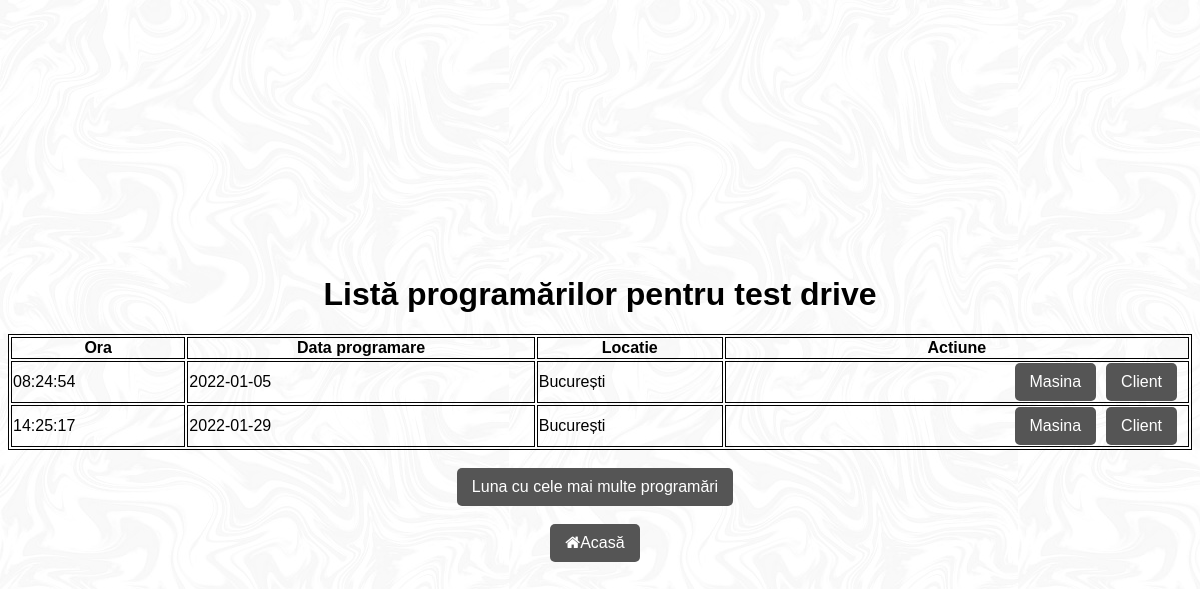
Screenshot of /programari.php with the database file from the repository.
### tables this page shows
CREATE TABLE `programare` (
  `programareID` int(11) NOT NULL,
  `ora` time NOT NULL,
  `data_programare` date NOT NULL,
  `locatie` varchar(50) NOT NULL
);

### programari.php (the view, shortened to what this page needs)
<!DOCTYPE html>
<html>
<head>
     <link rel="stylesheet" type="text/css" href="style.css">
<link rel="stylesheet" href="https://cdnjs.cloudflare.com/ajax/libs/font-awesome/4.7.0/css/font-awesome.min.css">
</head>
<?php
include "config.php";
$sql = "SELECT * FROM programare";
$result = $con->query($sql);
?>
<body>
  <?php
if (mysqli_num_rows($result) > 0) {
?>
     <h1 style="color:black;">Listă programărilor pentru test drive</h1>
       <table style="width:100%">
  <tr>
    <th>Ora</th>
    <th>Data programare</th>
    <th>Locatie</th>
    <th>Actiune</th>
  </tr>
<?php
      while($row = mysqli_fetch_array($result)) {
      ?>
    <tr>
    <td><?php echo $row["ora"]; ?></td>
    <td><?php echo $row["data_programare"]; ?></td>
    <td><?php echo $row["locatie"]; ?></td>
    <td><a href="client_programat.php?programareID=<?php echo $row["programareID"]; ?>">Client
      <a href="masina_programata.php?programareID=<?php echo $row["programareID"]; ?>">Masina</a>
    </td>
      </tr>
      <?php
      }
      ?>
</table>
<?php
}
else
{
    echo "No result found";
}
?>
<br>
    <a href="luna_ocupata_sub3.php">Luna cu cele mai multe programări</a>&nbsp;
    <a class="button" href="home.php"><i class="fa fa-home"></i>Acasă</a>
</body>
</html>

### style.css (style rules this page uses)
body { background: #ccffcc; display: flex; justify-content: center; align-items: center; height: 100vh; flex-direction: column; }
* { font-family: sans-serif; box-sizing: border-box; }
h1 { text-align: center; color: #fff; }
a { float: right; background: #555; padding: 10px 15px; color: #fff; border-radius: 5px; margin-right: 10px; border: none; text-decoration: none; }

### programari.php (style rules this page uses)
body { background-image: url("istockphoto-1277592603-170667a.jpg"); background-color: #cccccc; }
table, th, td { border:1px solid black; }

### rows the page displays
programare: ora "08:24:54", data_programare "2022-01-05", locatie "București"
programare: ora "14:25:17", data_programare "2022-01-29", locatie "București"
